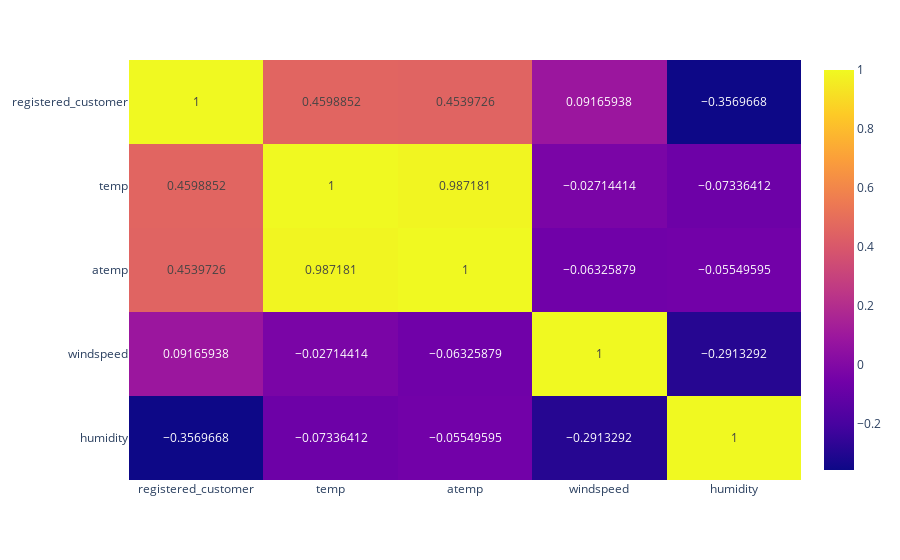

Notebook source saved alongside this figure:
### Code cell
px.imshow(df_slice3.corr(),text_auto=True,aspect="auto")

### Figure 1 — Plotly figure (JSON) as saved in the notebook; plotly's stock layout.template omitted (floating-point values rounded to 4 significant figures)
{"data": [{"coloraxis": "coloraxis", "hovertemplate": "x: %{x}<br>y: %{y}<br>color: %{z}<extra></extra>", "name": "0", "texttemplate": "%{z}", "type": "heatmap", "x": ["registered_customer", "temp", "atemp", "windspeed", "humidity"], "xaxis": "x", "y": ["registered_customer", "temp", "atemp", "windspeed", "humidity"], "yaxis": "y", "z": [[1, 0.4599, 0.454, 0.09166, -0.357], [0.4599, 1, 0.9872, -0.02714, -0.07336], [0.454, 0.9872, 1, -0.06326, -0.0555], [0.09166, -0.02714, -0.06326, 1, -0.2913], [-0.357, -0.07336, -0.0555, -0.2913, 1]]}], "layout": {"coloraxis": {"colorscale": [[0, "#0d0887"], [0.1111, "#46039f"], [0.2222, "#7201a8"], [0.3333, "#9c179e"], [0.4444, "#bd3786"], [0.5556, "#d8576b"], [0.6667, "#ed7953"], [0.7778, "#fb9f3a"], [0.8889, "#fdca26"], [1, "#f0f921"]]}, "margin": {"t": 60}, "xaxis": {"anchor": "y", "domain": [0, 1]}, "yaxis": {"anchor": "x", "autorange": "reversed", "domain": [0, 1]}}}
